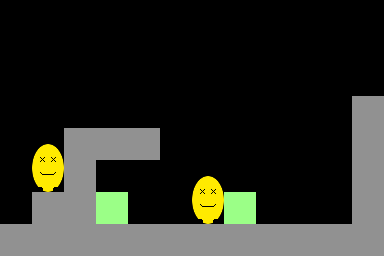

The image is a tile-based game level rendered from a .tmx file. Its description and complete source (layers, tilesets, objects, tile grids) follow:
An orthogonal 12x8 tile map with 32x32 px tiles, 2 tile layers (world1, world2), 1 hidden layer not drawn, 2 tilesets.

<map version="1.0" tiledversion="1.1.4" orientation="orthogonal" renderorder="right-down" width="12" height="8" tilewidth="32" tileheight="32" infinite="0" nextobjectid="1">
 <properties>
  <property name="layout" value="1;2;" />
 </properties>
 <tileset firstgid="1" source="tileset.tsx" />
 <tileset firstgid="13" source="player.tsx" />
 <layer name="universal" width="12" height="8" visible="0">
  <data encoding="csv">
0,0,0,0,0,0,0,0,0,0,0,0,
0,0,0,0,0,0,0,0,0,0,0,0,
0,0,0,0,0,0,0,0,0,0,0,0,
0,0,0,0,0,0,0,0,0,0,0,0,
0,0,0,0,0,0,0,0,0,0,0,0,
0,0,0,0,0,0,0,0,0,0,0,0,
0,0,0,0,0,0,0,0,0,0,0,0,
0,0,0,0,0,0,0,0,0,0,0,0
</data>
 </layer>
 <layer name="world1" width="12" height="8">
  <data encoding="csv">
0,0,0,0,0,0,0,0,0,0,0,0,
0,0,0,0,0,0,0,0,0,0,0,0,
0,0,0,0,0,0,0,0,0,0,0,0,
0,0,0,0,0,0,0,0,0,0,0,0,
0,0,3,3,3,0,0,0,0,0,0,0,
0,0,3,0,0,0,0,0,0,0,0,0,
0,0,3,2,0,0,13,3,0,0,0,0,
0,0,3,3,3,3,3,3,0,0,0,0
</data>
 </layer>
 <layer name="world2" width="12" height="8">
  <data encoding="csv">
0,0,0,0,0,0,0,0,0,0,0,0,
0,0,0,0,0,0,0,0,0,0,0,0,
0,0,0,0,0,0,0,0,0,0,0,0,
0,0,0,0,0,0,0,0,0,0,0,3,
0,0,0,0,0,0,0,0,0,0,0,3,
0,13,0,0,0,0,0,0,0,0,0,3,
0,3,0,0,0,0,0,2,0,0,0,3,
3,3,0,0,0,0,0,3,3,3,3,3
</data>
 </layer>
</map>
